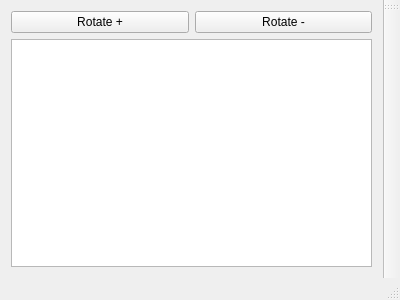
<?xml version="1.0" encoding="UTF-8"?>
<ui version="4.0">
 <class>MainWindow</class>
 <widget class="QMainWindow" name="MainWindow">
  <property name="geometry">
   <rect>
    <x>0</x>
    <y>0</y>
    <width>400</width>
    <height>300</height>
   </rect>
  </property>
  <property name="windowTitle">
   <string>MainWindow</string>
  </property>
  <widget class="QWidget" name="centralWidget">
   <layout class="QVBoxLayout" name="verticalLayout">
    <item>
     <layout class="QHBoxLayout" name="horizontalLayout">
      <item>
       <widget class="QPushButton" name="pushButton">
        <property name="text">
         <string>Rotate +</string>
        </property>
       </widget>
      </item>
      <item>
       <widget class="QPushButton" name="pushButton_2">
        <property name="text">
         <string>Rotate -</string>
        </property>
       </widget>
      </item>
     </layout>
    </item>
    <item>
     <widget class="QGraphicsView" name="graphicsView"/>
    </item>
   </layout>
  </widget>
  <widget class="QMenuBar" name="menuBar">
   <property name="geometry">
    <rect>
     <x>0</x>
     <y>0</y>
     <width>400</width>
     <height>20</height>
    </rect>
   </property>
  </widget>
  <widget class="QToolBar" name="mainToolBar">
   <attribute name="toolBarArea">
    <enum>RightToolBarArea</enum>
   </attribute>
   <attribute name="toolBarBreak">
    <bool>false</bool>
   </attribute>
  </widget>
  <widget class="QStatusBar" name="statusBar"/>
 </widget>
 <layoutdefault spacing="6" margin="11"/>
 <resources/>
 <connections/>
</ui>
